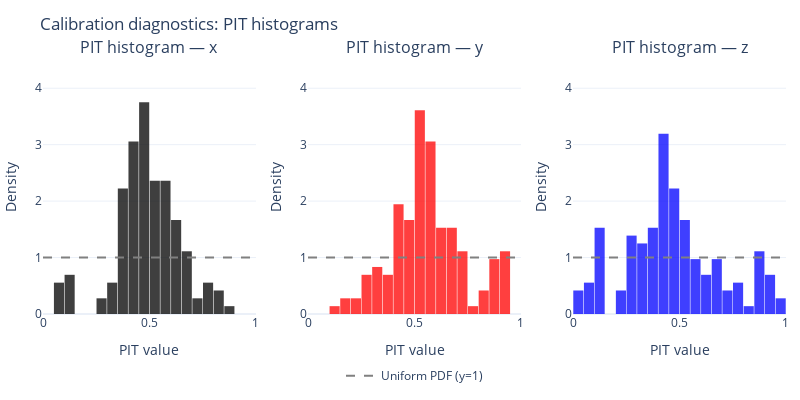

Source (notebook cell):
### Markdown cell above
## PIT Histogram Visualization

Create Probability Integral Transform (PIT) histograms to assess calibration.

### Code cell
# Calculate PIT values
pits_btd = pit_values(ysamp_g, ytrue_g)  # (N,T,3)
pits_flat = pits_btd.reshape(-1, 3).detach().cpu().numpy()

# Setup for plotting
axis_names = ["x", "y", "z"]
axis_colors = ["black", "red", "blue"]
uniform_line_color = "gray"

# Create subplots: 1 row x 3 cols (histograms)
fig = make_subplots(
    rows=1, cols=3,
    shared_xaxes=False,
    shared_yaxes=False,
    horizontal_spacing=0.07,
    subplot_titles=[f"PIT histogram — {axis}" for axis in axis_names],
)

# Parameters
nbins = 30

for d in range(3):
    col = d + 1
    color = axis_colors[d]
    u = pits_flat[:, d]

    # Histogram
    fig.add_trace(
        go.Histogram(
            x=u,
            nbinsx=nbins,
            histnorm="probability density",
            marker=dict(color=color),
            name=axis_names[d],
            showlegend=False,
            opacity=0.75,
        ),
        row=1, col=col
    )

    # Uniform PDF reference line (y=1 on [0,1])
    fig.add_trace(
        go.Scatter(
            x=[0, 1],
            y=[1, 1],
            mode="lines",
            line=dict(dash="dash", color=uniform_line_color),
            name="Uniform PDF (y=1)" if d == 0 else None,
            showlegend=(d == 0),
        ),
        row=1, col=col
    )

    # Axes formatting
    fig.update_xaxes(title_text="PIT value", range=[0, 1], row=1, col=col)
    fig.update_yaxes(title_text="Density", range=[0, 4.5], row=1, col=col)

# Layout
fig.update_layout(
    height=400, width=800,
    template="plotly_white",
    title="Calibration diagnostics: PIT histograms",
    bargap=0.05,
    legend=dict(
        orientation="h",
        yanchor="bottom", y=-0.3,
        xanchor="center", x=0.5
    ),
    margin=dict(l=10, r=10, t=60, b=60),
)

# Save and display
fig.write_html("figures/pit_histograms.html")
fig.show()

### Figure 1 — Plotly figure (JSON) as saved in the notebook; plotly's stock layout.template omitted (floating-point values rounded to 4 significant figures; data arrays with more than 128 entries replaced by an {"elided": "..."} marker saying what was removed)
{"data": [{"histnorm": "probability density", "marker": {"color": "black"}, "name": "x", "nbinsx": 30, "opacity": 0.75, "showlegend": false, "type": "histogram", "x": {"elided": "144 float values"}, "xaxis": "x", "yaxis": "y"}, {"line": {"color": "gray", "dash": "dash"}, "mode": "lines", "name": "Uniform PDF (y=1)", "showlegend": true, "type": "scatter", "x": [0, 1], "xaxis": "x", "y": [1, 1], "yaxis": "y"}, {"histnorm": "probability density", "marker": {"color": "red"}, "name": "y", "nbinsx": 30, "opacity": 0.75, "showlegend": false, "type": "histogram", "x": {"elided": "144 float values"}, "xaxis": "x2", "yaxis": "y2"}, {"line": {"color": "gray", "dash": "dash"}, "mode": "lines", "showlegend": false, "type": "scatter", "x": [0, 1], "xaxis": "x2", "y": [1, 1], "yaxis": "y2"}, {"histnorm": "probability density", "marker": {"color": "blue"}, "name": "z", "nbinsx": 30, "opacity": 0.75, "showlegend": false, "type": "histogram", "x": {"elided": "144 float values"}, "xaxis": "x3", "yaxis": "y3"}, {"line": {"color": "gray", "dash": "dash"}, "mode": "lines", "showlegend": false, "type": "scatter", "x": [0, 1], "xaxis": "x3", "y": [1, 1], "yaxis": "y3"}], "layout": {"annotations": [{"font": {"size": 16}, "showarrow": false, "text": "PIT histogram — x", "x": 0.1433, "xanchor": "center", "xref": "paper", "y": 1, "yanchor": "bottom", "yref": "paper"}, {"font": {"size": 16}, "showarrow": false, "text": "PIT histogram — y", "x": 0.5, "xanchor": "center", "xref": "paper", "y": 1, "yanchor": "bottom", "yref": "paper"}, {"font": {"size": 16}, "showarrow": false, "text": "PIT histogram — z", "x": 0.8567, "xanchor": "center", "xref": "paper", "y": 1, "yanchor": "bottom", "yref": "paper"}], "bargap": 0.05, "height": 400, "legend": {"orientation": "h", "x": 0.5, "xanchor": "center", "y": -0.3, "yanchor": "bottom"}, "margin": {"b": 60, "l": 10, "r": 10, "t": 60}, "title": {"text": "Calibration diagnostics: PIT histograms"}, "width": 800, "xaxis": {"anchor": "y", "domain": [0, 0.2867], "range": [0, 1], "title": {"text": "PIT value"}}, "xaxis2": {"anchor": "y2", "domain": [0.3567, 0.6433], "range": [0, 1], "title": {"text": "PIT value"}}, "xaxis3": {"anchor": "y3", "domain": [0.7133, 1], "range": [0, 1], "title": {"text": "PIT value"}}, "yaxis": {"anchor": "x", "domain": [0, 1], "range": [0, 4.5], "title": {"text": "Density"}}, "yaxis2": {"anchor": "x2", "domain": [0, 1], "range": [0, 4.5], "title": {"text": "Density"}}, "yaxis3": {"anchor": "x3", "domain": [0, 1], "range": [0, 4.5], "title": {"text": "Density"}}}}
